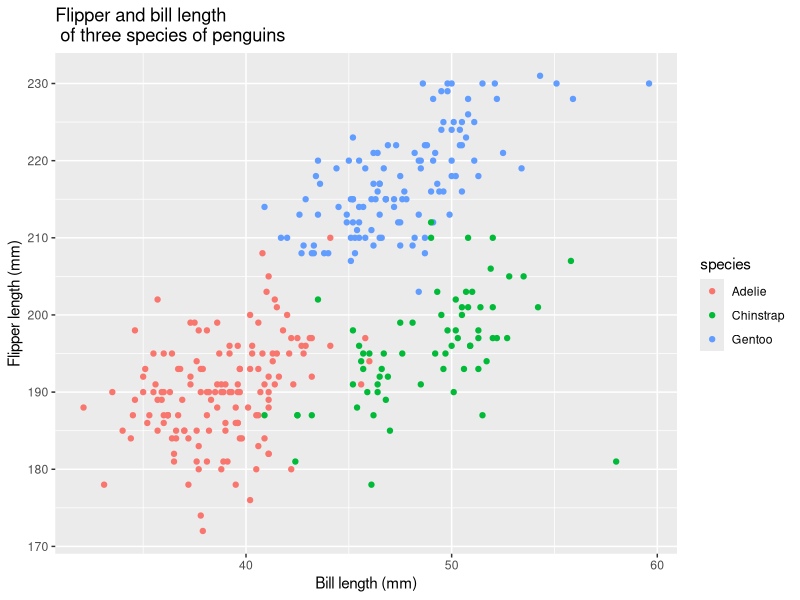

This chart was generated by the following R code:
## ---- chunk 1
library(tidyverse)
## ---- chunk 2
sample_df = tibble(
  sample_rnorm = rnorm(10),
  sample_logical = sample_rnorm > 0,
  sample_char = c("a","b","c","d","e","f","g","h","i","j"),
  sample_factor = factor(c("high","middle","low","high","middle","low","high",
                    "middle","low","middle"))
)
## ---- chunk 3
as.numeric(sample_df$sample_logical)
as.numeric(sample_df$sample_char)
as.numeric(sample_df$sample_factor)
## ---- chunk 4
as.numeric(sample_df$sample_logical) * sample_df$sample_rnorm
as.factor(sample_df$sample_logical) * sample_df$sample_rnorm
as.numeric( as.factor(sample_df$sample_logical)) * sample_df$sample_rnorm
## ---- chunk 5
library(palmerpenguins)
## ---- chunk 6
data("penguins", package = "palmerpenguins")
penguins_new = na.omit(penguins)
## ---- chunk 7
ggplot(penguins_new, aes(x = bill_length_mm, y = flipper_length_mm, color = species))  + labs(y = "Flipper length (mm)", x = "Bill length (mm)", title = "Flipper and bill length \n of three species of penguins") + geom_point()

